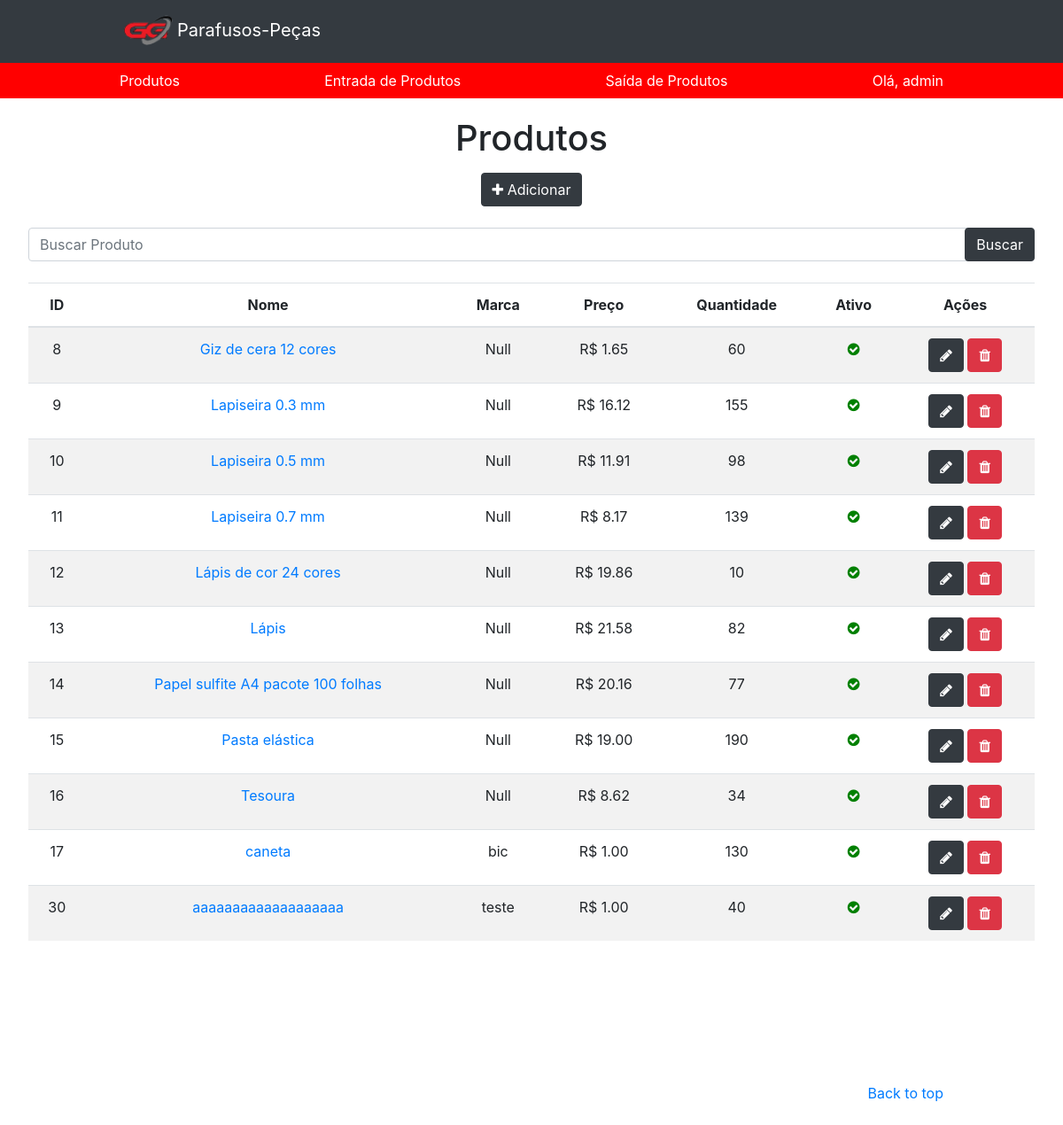
Before: / (signed in) with the older database file.
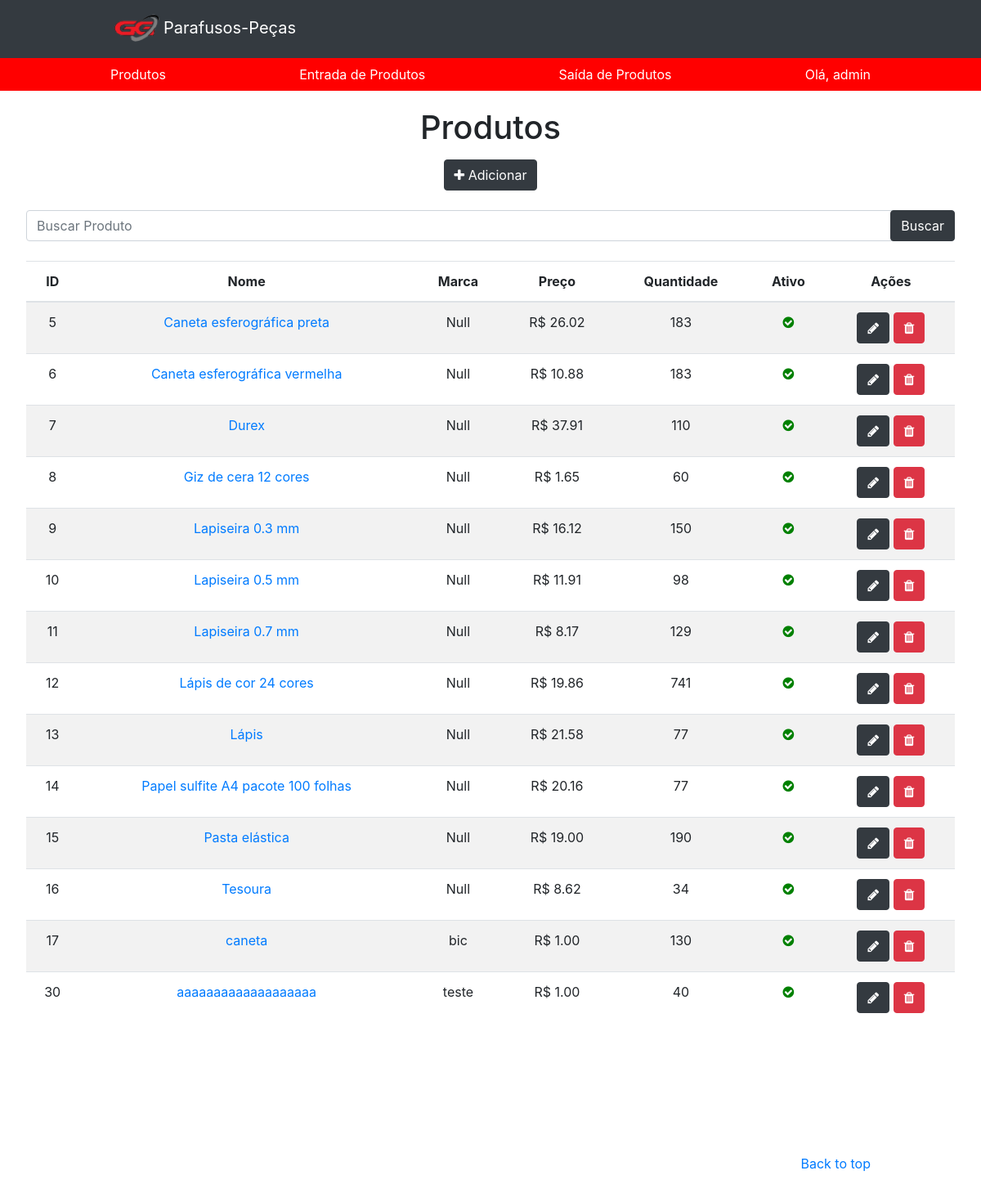
After: the same page with the newer database file.
### app/models.py (models this page shows, shortened)
class Produto(models.Model):
    nome = models.CharField(max_length=100)
    codigo = models.IntegerField(default=None)
    marca = models.CharField(max_length=100, default=None)
    quantidade = models.IntegerField()
    preco = models.DecimalField(max_digits=100, decimal_places= 2, default=None)
    ativo = models.BooleanField(default=True)
    class Meta:
        db_table = 'produto'

### app/views.py (the view)
# urls.py: path('', views.home, name='home'),
@login_required(login_url='/login')
def home(request):
    objects = Produto.objects.all()
    search = request.GET.get('search')
    if search:
        objects = objects.filter(nome__icontains=search)
    context = {'object_list': objects}
    return render (request, 'app/produto_list.html', context)

### app/templates/app/produto_list.html (shortened to what this page needs)
<!DOCTYPE html>
<html>
<head>
    {% load static %}
    <link rel="stylesheet" type="text/css" href="{% static 'app/css/bootstrap/bootstrap.min.css' %}">
    <link rel="stylesheet" type="text/css" href="{% static 'app/css/produto.css' %}">
    <link rel="stylesheet" href="https://cdnjs.cloudflare.com/ajax/libs/font-awesome/4.7.0/css/font-awesome.min.css">
</head>
<body>
    <header>
        {% include "app/header.html"  %}
    </header>
  <body>
    <main role="main">
        <section class="jumbotron text-center">
          <div class="page-header">
            <h1>Produtos</h1>
            <span class=""><a href="{% url 'produto_register' %}"><button type="button" class="btn btn-dark"><span class="fa fa-plus"></span> Adicionar</button></a></span>
          </div>
          <div><br></div>
            <div>
                <form action="." method="GET">
                <div class="">
                  <input type="text" id="search" name="search" placeholder="Buscar Produto" class="form-control"></input>
                </div>
                <div class="text-right">
                  <input type="submit" class="btn btn-dark" value="Buscar" style="margin-top: -66px"></input>
                </div>
                </form>
                {% if object_list %}
                <table class="table table-striped">
                    <thead>
                      <tr>
                        <th>ID</th>
                        <th>Nome</th>
                        <th>Marca</th>
                        <th>Preço</th>
                        <th class="text-center">Quantidade</th>
                        <th>Ativo</th>
                        <th>Ações</th>
                      </tr>
                    </thead>
                    <tbody>
                      {% for object in object_list %}
                        <tr>
                          <td>{{ object.id }}</td>
                          <td><a href="{% url 'produto' object.id %}">{{ object.nome }}</a></td>
                          <td>{{ object.marca }}</td>
                          <td>R$ {{ object.preco }}</span></td>
                          <td class="text-center">{{ object.quantidade }}</td>
                          <td>
                            {% if object.ativo %}
                              <i class="fa fa-check-circle ok"></i>
                            {% else %}
                              <i class="fa fa-minus-circle no"></i>
                            {% endif %}
                          </td>
                          <td><span class=""><a href="/products/register/?id={{ object.id }}"><button type="button" class="btn btn-dark"><span class="fa fa-pencil"></span></button></a></span>
                            <span class=""><a href="/products/delete/{{ object.id }}"><button type="button" class="btn btn-danger"><span class="fa fa-trash"></span></button></a></span></td>
                        </tr>
                      {% endfor %}
                    </tbody>
                  </table>
                {% else %}
                  <p class="alert alert-warning">Sem itens na lista.</p>
                {% endif %}
            </div>
        </section>
    </main>
    <footer class="text-muted">
        <div class="container">
            <p class="float-right">
                <a href="#">Back to top</a>
            </p>
        </div>
    </footer>
  </body>
</html>

Changed rows visible on the page:
added Produto: id "5", nome "Caneta esferográfica preta", marca "Null", preco "26.02", quantidade "183", ativo True (drawn)
added Produto: id "6", nome "Caneta esferográfica vermelha", marca "Null", preco "10.88", quantidade "183", ativo True (drawn)
added Produto: id "7", nome "Durex", marca "Null", preco "37.91", quantidade "110", ativo True (drawn)
changed Produto "Lapiseira 0.3 mm": quantidade "155" → "150"
changed Produto "Lapiseira 0.7 mm": quantidade "139" → "129"
changed Produto "Lápis de cor 24 cores": quantidade "10" → "741"
changed Produto "Lápis": quantidade "82" → "77"
